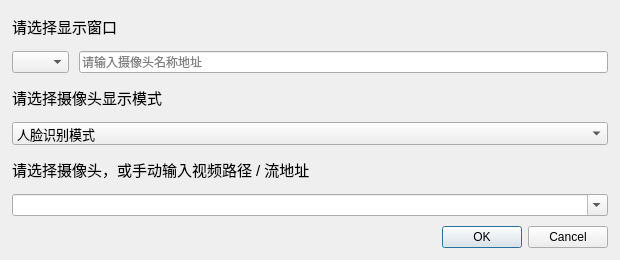
<?xml version="1.0" encoding="UTF-8"?>
<ui version="4.0">
 <class>addcamDialog</class>
 <widget class="QDialog" name="addcamDialog">
  <property name="geometry">
   <rect>
    <x>0</x>
    <y>0</y>
    <width>620</width>
    <height>260</height>
   </rect>
  </property>
  <property name="windowTitle">
   <string>添加摄像头</string>
  </property>
  <layout class="QVBoxLayout" name="verticalLayout">
   <property name="leftMargin">
    <number>12</number>
   </property>
   <property name="topMargin">
    <number>12</number>
   </property>
   <property name="rightMargin">
    <number>12</number>
   </property>
   <property name="bottomMargin">
    <number>12</number>
   </property>
   <property name="spacing">
    <number>10</number>
   </property>
   <item>
    <widget class="QLabel" name="label">
     <property name="font">
      <font>
       <family>Microsoft YaHei UI</family>
       <pointsize>11</pointsize>
      </font>
     </property>
     <property name="text">
      <string>请选择显示窗口</string>
     </property>
    </widget>
   </item>
   <item>
    <layout class="QHBoxLayout" name="horizontalLayout">
     <item>
      <widget class="QComboBox" name="comboBox">
       <property name="minimumWidth">
        <number>150</number>
       </property>
       <property name="minimumHeight">
        <number>34</number>
       </property>
       <property name="editable">
        <bool>false</bool>
       </property>
       <property name="currentIndex">
        <number>-1</number>
       </property>
       <property name="maxVisibleItems">
        <number>4</number>
       </property>
       <item><property name="text"><string>win1</string></property></item>
       <item><property name="text"><string>win2</string></property></item>
       <item><property name="text"><string>win3</string></property></item>
       <item><property name="text"><string>win4</string></property></item>
      </widget>
     </item>
     <item>
     <widget class="QLineEdit" name="lineEdit2">
       <property name="minimumHeight">
        <number>34</number>
       </property>
       <property name="placeholderText">
        <string>请输入摄像头名称地址</string>
       </property>
      </widget>
     </item>
    </layout>
   </item>
   <item>
    <widget class="QLabel" name="label_4">
     <property name="font">
      <font>
       <family>Microsoft YaHei UI</family>
       <pointsize>11</pointsize>
      </font>
     </property>
     <property name="text">
      <string>请选择摄像头显示模式</string>
     </property>
    </widget>
   </item>
   <item>
    <widget class="QComboBox" name="comboBox2">
     <property name="minimumHeight">
      <number>34</number>
     </property>
     <property name="font">
      <font>
       <family>Microsoft YaHei UI</family>
       <pointsize>10</pointsize>
      </font>
     </property>
     <property name="editable">
      <bool>false</bool>
     </property>
     <property name="currentIndex">
      <number>0</number>
     </property>
     <property name="maxVisibleItems">
      <number>3</number>
     </property>
     <item><property name="text"><string>人脸识别模式</string></property></item>
     <item><property name="text"><string>人脸检测模式</string></property></item>
     <item><property name="text"><string>纯显示模式</string></property></item>
   </widget>
   </item>
   <item>
    <widget class="QLabel" name="label_2">
     <property name="font">
      <font>
       <family>Microsoft YaHei UI</family>
       <pointsize>11</pointsize>
      </font>
     </property>
     <property name="text">
      <string>请选择摄像头，或手动输入视频路径 / 流地址</string>
     </property>
    </widget>
   </item>
   <item>
    <widget class="QComboBox" name="comboBoxSource">
     <property name="minimumHeight">
      <number>34</number>
     </property>
     <property name="editable">
      <bool>true</bool>
     </property>
     <property name="insertPolicy">
      <enum>QComboBox::NoInsert</enum>
     </property>
    </widget>
   </item>
   <item>
    <widget class="QDialogButtonBox" name="buttonBox">
     <property name="orientation">
      <enum>Qt::Horizontal</enum>
     </property>
     <property name="standardButtons">
      <set>QDialogButtonBox::Cancel|QDialogButtonBox::Ok</set>
     </property>
    </widget>
   </item>
  </layout>
 </widget>
 <resources/>
 <connections>
  <connection>
   <sender>buttonBox</sender>
   <signal>accepted()</signal>
   <receiver>addcamDialog</receiver>
   <slot>accept()</slot>
  </connection>
  <connection>
   <sender>buttonBox</sender>
   <signal>rejected()</signal>
   <receiver>addcamDialog</receiver>
   <slot>reject()</slot>
  </connection>
 </connections>
</ui>
